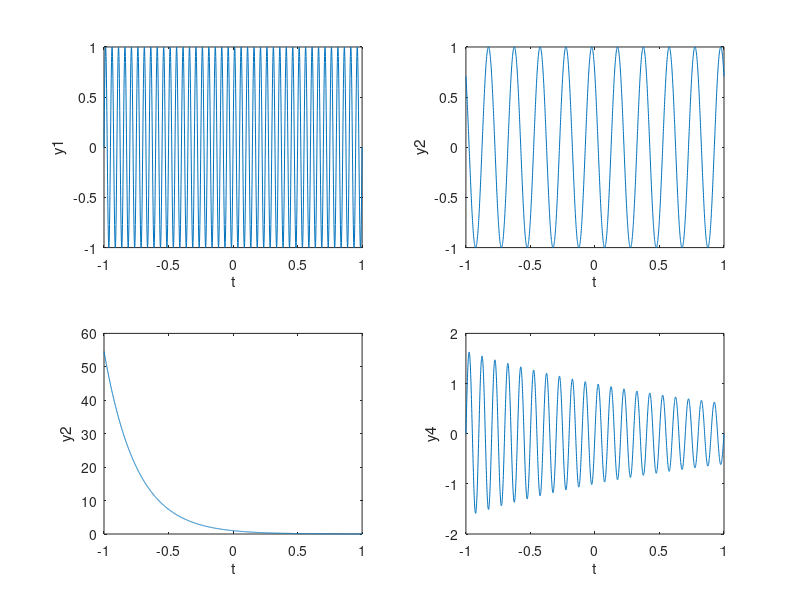

MATLAB code to generate this figure:
t = -1:0.001:1
x = 46
a = 1 + mod(x,3)
y1 = sin(20*a*pi*t)
y2 = cos((5*a*pi*t)+(pi/4))
y3 = exp(-2*a*t)
y4 = exp(-0.25*a*t).*sin(20*pi*t)
subplot(2,2,1)
plot(t,y1)
xlabel("t")
ylabel("y1")
subplot(2,2,2)
plot(t,y2)
xlabel("t")
ylabel("y2")
subplot(2,2,3)
plot(t,y3)
xlabel("t")
ylabel("y2")
subplot(2,2,4)
plot(t,y4)
xlabel("t")
ylabel("y4")